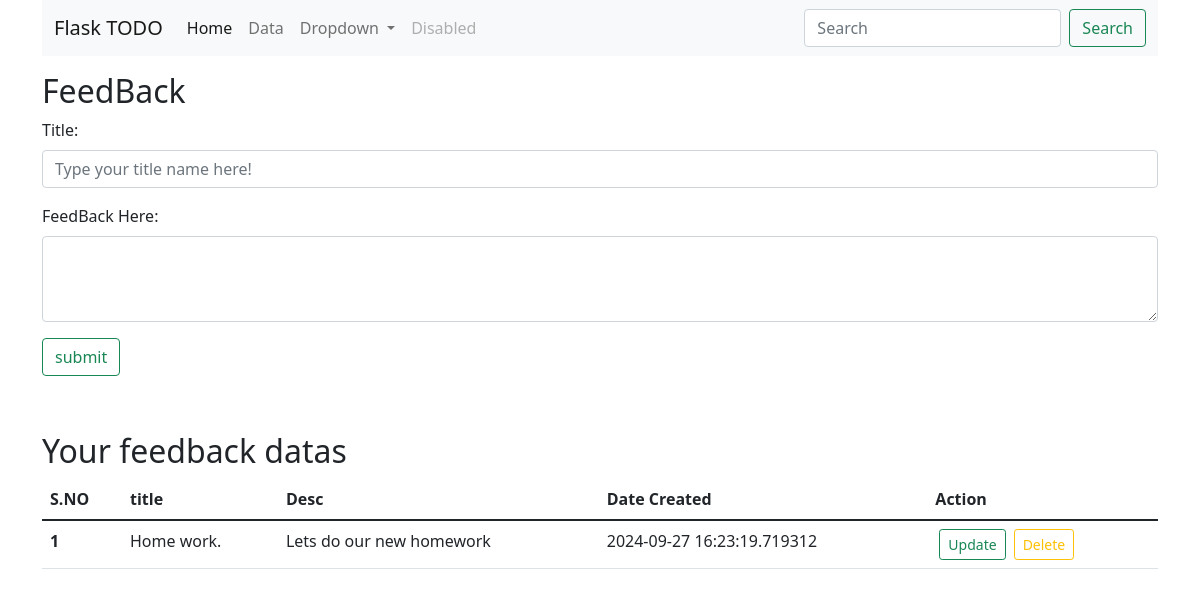
The page / on the database its author committed.
### app.py (models this page shows, shortened)
class Todo(db.Model):
    __tablename__ = 'todo'
    sno = db.Column(db.Integer, primary_key=True)
    title = db.Column(db.String, nullable=False)
    desc= db.Column(db.String(500), nullable=False)
    date_created = db.Column(db.DateTime, default = datetime.utcnow)

### app.py (the view)
@app.route('/', methods =['GET', 'POST'])
def main_page():
    if request.method =="POST":
        title =request.form['title']
        desc = request.form['desc']
        todo = Todo(title = title, desc = desc)
        db.session.add(todo)
        db.session.commit()
    alltodo = Todo.query.all()
    return render_template('index.html', alltodo=alltodo)

### templates/index.html (shortened to what this page needs)
{% extends "base.html" %}
{% block body %}
    <div class ="container my-3" >
      <h2> FeedBack</h2>
      <form action ="/" method = "POST">
      <div class="mb-3">
          <label for="title" class="form-label">Title: </label>
          <input type="text" class="form-control" name="title" id="title" placeholder="Type your title name here!">
        </div>
        <div class="mb-3">
          <label for="desc" class="form-label">FeedBack Here: </label>
          <textarea class="form-control" name= "desc" id="desc" rows="3"></textarea>
        </div>
        <button type="submit" class="btn btn-outline-success"> submit</button>
      </form>
    </div>
    <br>
    <div class = "container my-3" >
      <h2> Your feedback datas </h2>
            {% if alltodo|length == 0 %}
            <div class="alert alert-secondary" role="alert">
              No data found! Please add your todo data.
              </div>
                {% else %}
                <table class="table">
                    <thead>
                      <tr>
                        <th scope="col">S.NO</th>
                        <th scope="col">title</th>
                        <th scope="col">Desc</th>
                        <th scope="col">Date Created</th>
                        <th scope="col">Action</th>
                      </tr>
                    </thead>
                    <tbody>
            {% for todo in alltodo %}
            <tr>
            <th scope="row">{{loop.index}}</th>
            <td>{{todo.title}}</td>
            <td>{{todo.desc}}</td>
            <td>{{todo.date_created}}</td>
            <td>
              <a href="/update/{{todo.sno}}" type="button" class="btn btn-outline-success btn-sm mx-1">Update</button>
              <a href="/delete/{{todo.sno}}" type="button" class="btn btn-outline-warning btn-sm mx-1">Delete</button>
            </td>
          </tr>
        </tbody>
      </table>
            {% endfor %}
            {% endif %}
    </div>
    {% endblock body %}

### rows shown on the page
Todo: title "Home work.", desc "Lets do our new homework", date_created "2024-09-27 16:23:19.719312"
